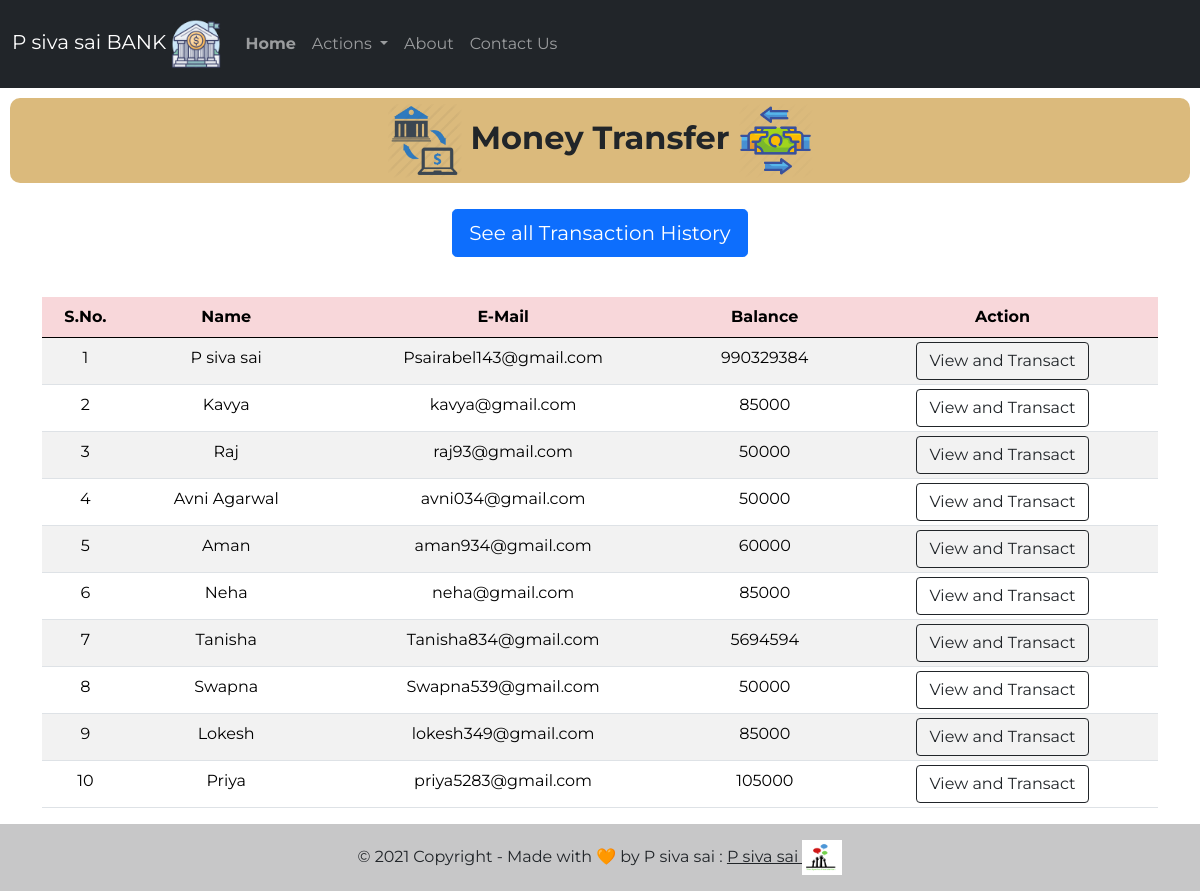
The page /money.php on the database its author committed.
### tables this page shows
CREATE TABLE `users` (
  `id` int(3) NOT NULL,
  `name` text NOT NULL,
  `email` varchar(30) NOT NULL,
  `balance` int(8) NOT NULL
);

### money.php (the view, shortened to what this page needs)
<!doctype html>
<html lang="en">
<head>
    <link href="https://cdn.jsdelivr.net/npm/bootstrap@5.0.0-beta1/dist/css/bootstrap.min.css" rel="stylesheet">
    <link rel="stylesheet" href="css/style2.css">
<body>
    <?php
    include 'connect.php';
    $sql = "SELECT * FROM users";
    $result = mysqli_query($conn, $sql);
    ?>
    <nav class="navbar py-2 navbar-expand-lg navbar-dark bg-dark">
        <div class="container-fluid">
            <a class="navbar-brand" href="#">P siva sai BANK <img src="logo.webp" alt="Bank" width="50" height="50"></a>
            <div class="collapse navbar-collapse" id="navbarSupportedContent">
                <ul class="navbar-nav me-auto mb-8 mb-lg-0">
                    <li class="nav-item py-3">
                        <a class="nav-link" aria-current="page" href="index.php"><strong>Home</strong></a>
                    </li>
                    <li class="nav-item dropdown py-3 active">
                        <a class="nav-link dropdown-toggle" href="#" id="navbarDropdown" role="button" data-bs-toggle="dropdown" aria-expanded="false">
                            Actions
                        </a>
                    </li>
                    <li class="nav-item py-3">
                        <a class="nav-link" href="https://www.linkedin.com/in/p-siva-sai-10686417a/" target="_blank">About</a>
                    </li>
                    <li class="nav-item py-3">
                        <a class="nav-link" href="contact.php">Contact Us</a>
                    </li>
                </ul>
            </div>
        </div>
    </nav>
    <class class="welcome">
        <h2>
            <img src="m1.webp" alt="Bank" width="75" height="75" style="font-weight: bold;"> <strong>Money
                Transfer</strong> <img src="m2.webp" alt="Bank" width="75" height="75">
        </h2>
    </class>
    <div class="d-grip gap-2 col-6 mx-auto text-center p-3 mb-2">
        <a href="history.php"><button type="button" class="btn btn-primary btn-lg mb-3">See all Transaction History</button></a>
    </div>
    <div class="container">
        <div class="row text-center">
            <div class="col text-center">
                <div class="table-responsive-sm">
                    <table class="table table-hover table-striped table-sm">
                        <thead style="color : black;" class="table-danger">
                            <tr>
                                <th scope="col" class="text-center py-2">S.No.</th>
                                <th scope="col" class="text-center py-2">Name</th>
                                <th scope="col" class="text-center py-2">E-Mail</th>
                                <th scope="col" class="text-center py-2">Balance</th>
                                <th scope="col" class="text-center py-2">Action</th>
                            </tr>
                        </thead>
                        <tbody>
                            <?php
                            while ($rows = mysqli_fetch_assoc($result)) {
                            ?>
                                <tr style="color : black;">
                                    <td class="text-center py-2">
                                        <?php echo $rows['id'] ?>
                                    </td>
                                    <td class="text-center py-2">
                                        <?php echo $rows['name'] ?>
                                    </td>
                                    <td class="text-center py-2">
                                        <?php echo $rows['email'] ?>
                                    </td>
                                    <td class="text-center py-2">
                                        <?php echo $rows['balance'] ?>
                                    </td>
                                    <td><a href="users.php?id= <?php echo $rows['id']; ?>"> <button class="btn btn-outline-dark btn">View and Transact</button></a></td>
                                </tr>
                            <?php
                            }
                            ?>
                        </tbody>
                    </table>
                </div>
            </div>
        </div>
    </div>
    <div class="foot">
        <footer class="bg-light text-center text-lg-start">
            <div class="text-center p-3" style="background-color: rgba(0, 0, 0, 0.2)">
                © 2021 Copyright - Made with 🧡 by P siva sai :
                <a class="text-dark" href="https://www.linkedin.com/in/p-siva-sai-10686417a/" target="_blank"> P siva sai <img src="tsf.png" alt="" width="40" height="35"></a>
            </div>
        </footer>
    </div>
</body>
</html>

### style2.css (style rules this page uses)
* { font-family: 'Montserrat', sans-serif; }
.welcome h2 { margin: 10px; padding: 5px; text-align: center; background-color:rgba(216, 180, 112, 0.911) ; border-radius: 10px; }

### rows shown on the page
users: id "1", name "P siva sai", email "Psairabel143@gmail.com", balance "990329384"
users: id "2", name "Kavya", email "kavya@gmail.com", balance "85000"
users: id "3", name "Raj", email "raj93@gmail.com", balance "50000"
users: id "4", name "Avni Agarwal", email "avni034@gmail.com", balance "50000"
users: id "5", name "Aman", email "aman934@gmail.com", balance "60000"
users: id "6", name "Neha", email "neha@gmail.com", balance "85000"
users: id "7", name "Tanisha", email "Tanisha834@gmail.com", balance "5694594"
users: id "8", name "Swapna", email "Swapna539@gmail.com", balance "50000"
users: id "9", name "Lokesh", email "lokesh349@gmail.com", balance "85000"
users: id "10", name "Priya", email "priya5283@gmail.com", balance "105000"
